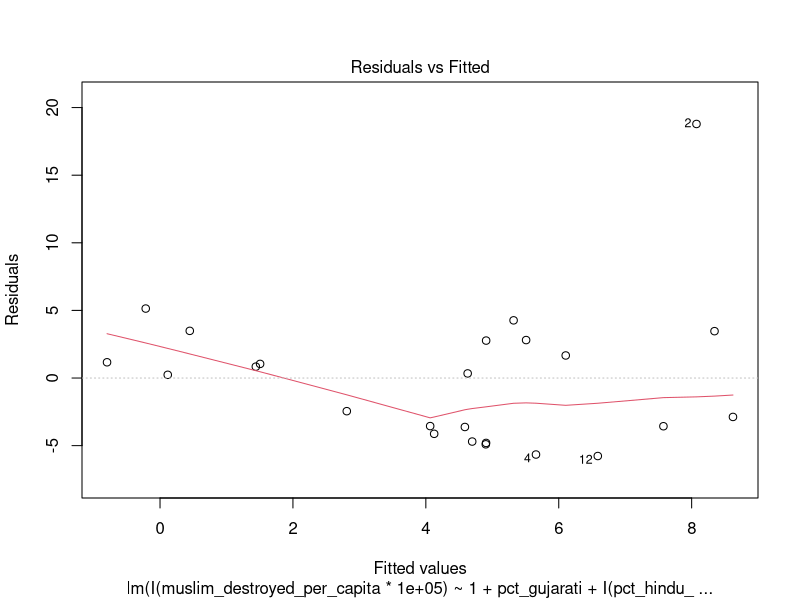
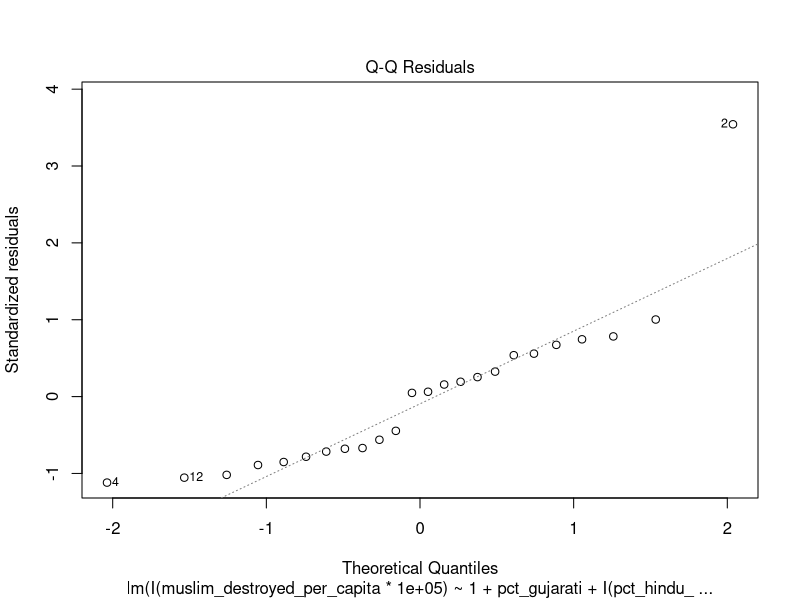
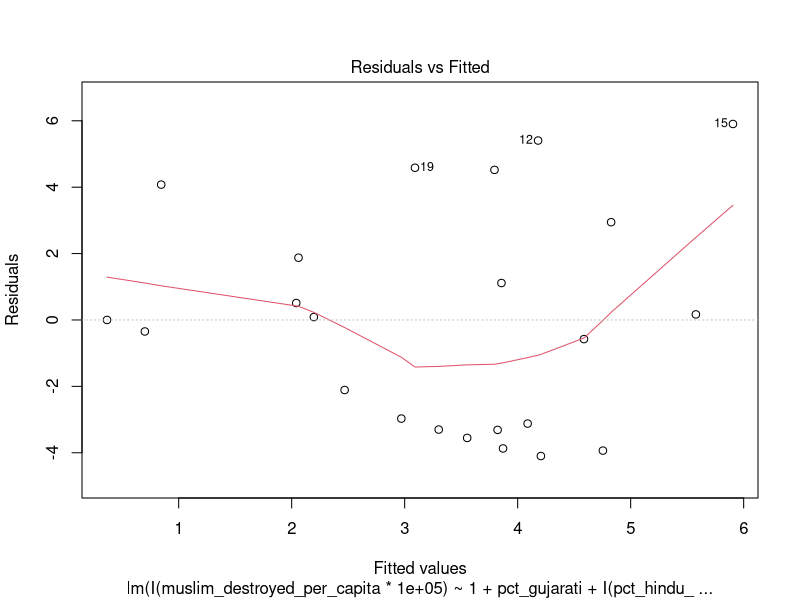
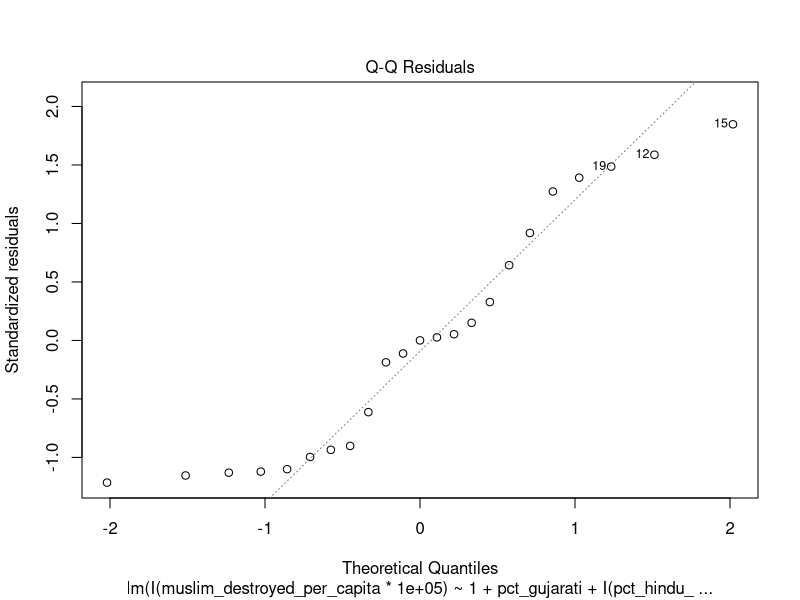
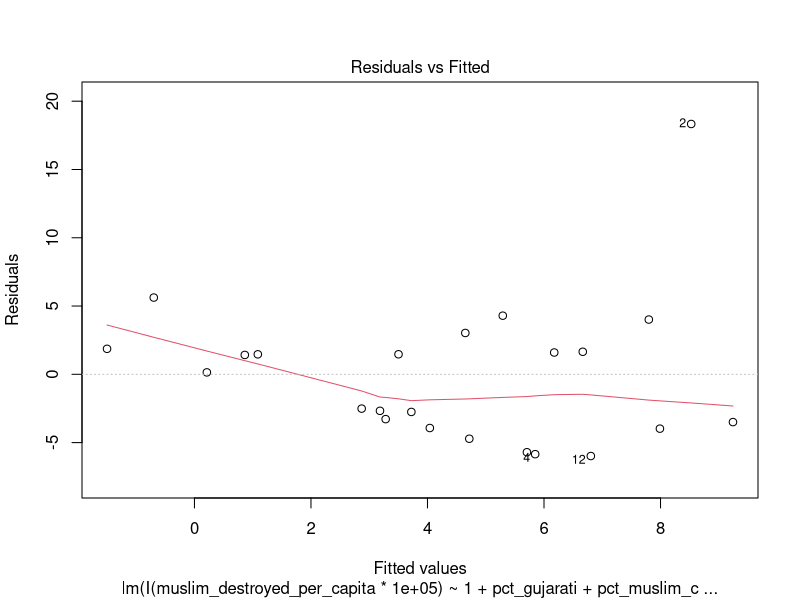
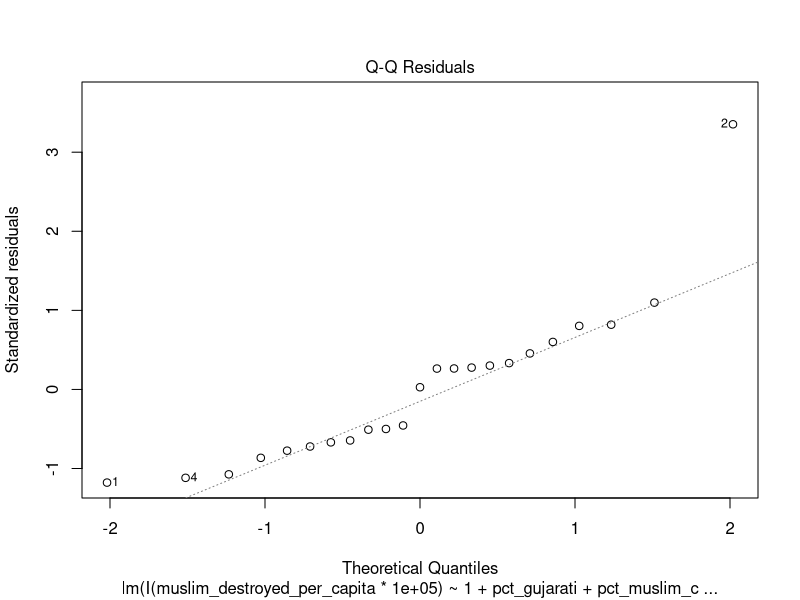
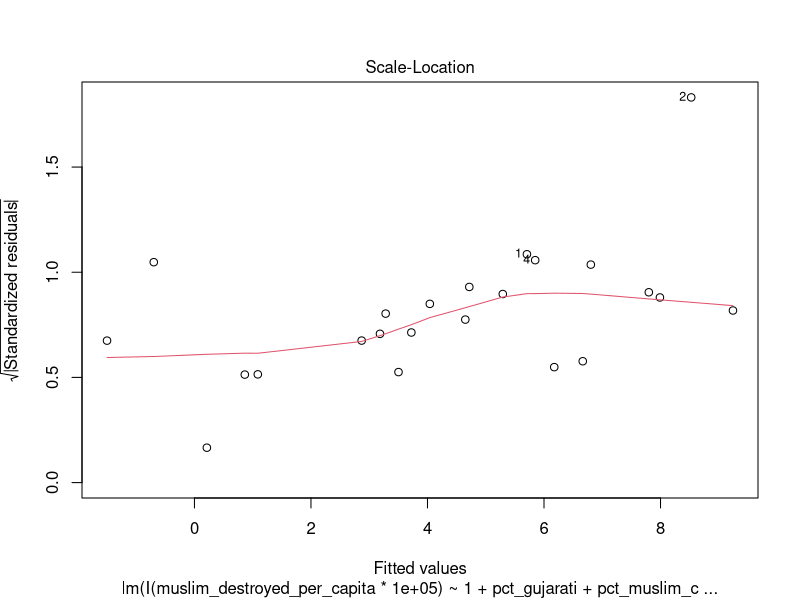
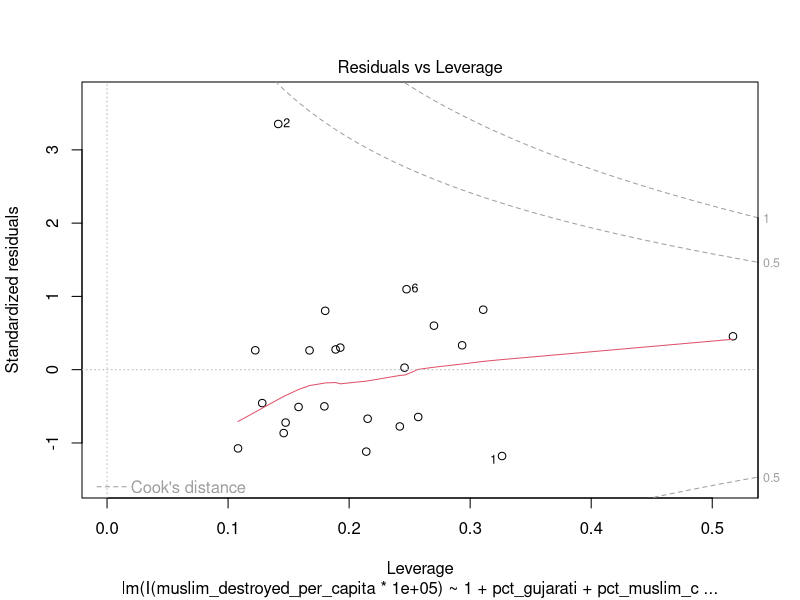

These figures' R source, in order:
## ---- chunk 1

knitr::opts_chunk$set(echo = TRUE)

library(tidyr)

library(dplyr)

library(readxl)

library(ggplot2)

library(broom)

library(readr)

## ---- chunk 2

language <- read_excel("language_mother_tounge_city.xls") %>%

  select(-...9, -...10, -...12, -...13, -...15, -...16)

language <- language[-1, ]

colnames(language) <- language[1, ]

language <- language[-1, ] %>%

  drop_na() %>%

  filter(grepl("000$", MOTHER)) %>%

  group_by(TOWN) %>%

  mutate(TOWN    = as.numeric(TOWN),

         TOTAL   = as.numeric(TOTAL),

         PERCENT = round(TOTAL / sum(TOTAL) * 100, 5))

## ---- chunk 3

towns <- read_excel("town_directory.xls") %>%

  select(DIST_CODE, THSIL_CODE, TOWN_CODE, TOWN_NAME, CLASS, C_STATUS, AREA, POP_2001, DENSITY) %>%

  rename(TOWN = TOWN_CODE) %>%

  drop_na() %>%

  mutate(TOWN     = as.numeric(TOWN),

         AREA     = as.numeric(AREA),

         POP_2001 = as.numeric(POP_2001),

         DENSITY  = as.numeric(DENSITY))

## ---- chunk 4

raw <- read_excel("religion_town.xls", col_names = FALSE, skip = 4)

colnames(raw) <- c(

  "table_name", "state_code", "dist_code", "tehsil_code", "town_code", "area_name",

  "total_rural_urban",

  "total_persons", "total_males", "total_females",

  "hindu_persons", "hindu_males", "hindu_females",

  "muslim_persons", "muslim_males", "muslim_females",

  "christian_persons", "christian_males", "christian_females",

  "sikh_persons", "sikh_males", "sikh_females",

  "buddhist_persons", "buddhist_males", "buddhist_females",

  "jain_persons", "jain_males", "jain_females",

  "other_religion_persons", "other_religion_males", "other_religion_females",

  "religion_not_stated_persons", "religion_not_stated_males", "religion_not_stated_females"

)

religion_clean <- raw %>%

  filter(!is.na(area_name), area_name != "") %>%

  filter(!total_persons %in% c("1", "Persons")) %>%

  mutate(across(c(dist_code, state_code, tehsil_code, town_code), as.numeric)) %>%

  filter(dist_code != 0 & town_code != 0) %>%

  mutate(across(total_persons:religion_not_stated_females, as.numeric))

religion_district <- raw %>%

  filter(!is.na(area_name), area_name != "") %>%

  filter(!total_persons %in% c("1", "Persons")) %>%

  mutate(across(c(dist_code, state_code, tehsil_code, town_code), as.numeric)) %>%

  filter(dist_code %in% c(5, 23, 26) & town_code == 0 & tehsil_code == 0) %>%

  mutate(across(total_persons:religion_not_stated_females, as.numeric))

## ---- chunk 5

riots <- read.csv("communal_riots_table.csv") %>%

  mutate(across(everything(), ~replace_na(., 0))) %>%

  mutate(dist_code = case_when(

    District %in% c("A'bad City",    "A'bad Rural")                        ~ 7,

    District %in% c("Vadodara City", "Vadodara Rural", "Westpol Vadodara") ~ 19,

    District %in% c("Surat City",    "Surat Rural")                        ~ 18,

    District %in% c("Rajkot City",   "Rajkot Rural")                       ~ 22,

    District == "Anand"         ~ 2,

    District == "Godhra"        ~ 16,

    District == "Sabarkantha"   ~ 23,

    District == "Kheda"         ~ 10,

    District == "Mehsana"       ~ 13,

    District == "Banaskantha"   ~ 4,

    District == "Bharuch"       ~ 5,

    District == "Gandhinagar"   ~ 6,

    District == "Amreli"        ~ 1,

    District == "Junagadh"      ~ 9,

    District == "Dahod"         ~ 8,

    District == "Narmada"       ~ 14,

    District == "Patan"         ~ 17,

    District == "Ahwa-Dang"     ~ 26,

    District == "Jamnagar"      ~ 11,

    District == "Navsari"       ~ 15,

    District == "Porbandar"     ~ 20,

    District == "Valsad"        ~ 25,

    District == "Surendranagar" ~ 24,

    District == "Bhavnagar"     ~ 3,

    District == "Kutch-Bhuj"    ~ 12,

    TRUE ~ NA_real_

  )) %>%

  filter(!is.na(dist_code)) %>%

  mutate(District = case_when(

    dist_code == 7  ~ "Ahmedabad",

    dist_code == 19 ~ "Vadodara",

    dist_code == 18 ~ "Surat",

    dist_code == 22 ~ "Rajkot",

    TRUE ~ District

  )) %>%

  filter(Sr_No != "Total") %>%

  group_by(dist_code, District) %>%

  summarise(

    Dargah       = sum(Dargah,       na.rm = TRUE),

    Masjid       = sum(Masjid,       na.rm = TRUE),

    Madresa      = sum(Madresa,      na.rm = TRUE),

    Temple       = sum(Temple,       na.rm = TRUE),

    Church       = sum(Church,       na.rm = TRUE),

    Total        = sum(Total,        na.rm = TRUE),

    Repaired     = sum(Repaired,     na.rm = TRUE),

    Not_Repaired = sum(Not_Repaired, na.rm = TRUE),

    .groups = "drop"

  )

## ---- chunk 6

combined <- religion_clean %>%

  inner_join(language, by = c("town_code" = "TOWN")) %>%

  inner_join(towns,   by = c("town_code" = "TOWN"))

clean_combine <- combined %>%

  select(table_name, area_name, town_code, state_code, dist_code,

         total_persons, hindu_persons, muslim_persons, christian_persons,

         sikh_persons, jain_persons, buddhist_persons, other_religion_persons,

         `MOTHER TONGUE`, PERCENT, AREA, DENSITY) %>%

  group_by(town_code) %>%

  mutate(pop_per_person = total_persons / AREA,

         total_persons  = as.numeric(total_persons),

         hindu_persons  = as.numeric(hindu_persons),

         muslim_persons = as.numeric(muslim_persons)) %>%

  drop_na()

missing_districts <- religion_district %>%

  select(table_name, area_name, town_code, state_code, dist_code,

         total_persons, hindu_persons, muslim_persons, christian_persons,

         sikh_persons, jain_persons, buddhist_persons, other_religion_persons) %>%

  mutate(

    `MOTHER TONGUE` = "5 GUJARATI",

    PERCENT         = NA_real_,

    AREA            = NA_real_,

    DENSITY         = NA_real_,

    pop_per_person  = NA_real_,

    total_persons   = as.numeric(total_persons),

    hindu_persons   = as.numeric(hindu_persons),

    muslim_persons  = as.numeric(muslim_persons)

  )

clean_combine <- bind_rows(clean_combine, missing_districts)

## ---- chunk 7

housing <- read.csv("gujarat_housing_composition.csv", header = FALSE, check.names = FALSE) %>%

  slice(6:n()) %>%

  select(1:13) %>%

  rename(

    table_name        = V1,

    state_code        = V2,

    dist_code         = V3,

    tehsil_city_code  = V4,

    area_name         = V5,

    total_rural_urban = V6,

    total_total       = V7,

    total_good        = V8,

    total_livable     = V9,

    total_dilapidated = V10,

    residence_total   = V11,

    residence_good    = V12,

    residence_livable = V13

  ) %>%

  mutate(across(c(total_total, total_good, total_livable, total_dilapidated,

                  residence_total, residence_good, residence_livable),

                ~as.numeric(gsub(",", "", .)))) %>%

  mutate(state_code       = as.numeric(state_code),

         dist_code        = as.numeric(dist_code),

         tehsil_city_code = as.numeric(tehsil_city_code)) %>%

  filter(!is.na(dist_code), dist_code != 0) %>%

  filter(trimws(total_rural_urban) == "Total") %>%

  filter(grepl("District", area_name) & !grepl("City", area_name)) %>%

  select(dist_code, total_total, total_good, total_livable, total_dilapidated,

         residence_total, residence_good, residence_livable) %>%

  mutate(pct_dilapidated = total_dilapidated / total_total * 100)

## ---- chunk 8

final <- clean_combine %>%

  left_join(riots, by = "dist_code") %>%

  mutate(total_muslim_destroyed = Dargah + Masjid + Madresa)

## ---- chunk 9

summary_df <- final %>%

  filter(`MOTHER TONGUE` == "5 GUJARATI") %>%

  group_by(dist_code, District) %>%

  summarize(

    pct_gujarati           = mean(PERCENT,                na.rm = TRUE),

    total_muslim_destroyed = mean(total_muslim_destroyed, na.rm = TRUE),

    pct_hindu_minus_muslim = mean((hindu_persons - muslim_persons) /

                                    total_persons * 100,  na.rm = TRUE),

    total_persons          = sum(total_persons,           na.rm = TRUE),

    .groups = "drop"

  )

## ---- chunk 10

summary_df <- summary_df %>%

  mutate(

    District = case_when(

      dist_code == 5  ~ "Bharuch",

      dist_code == 23 ~ "Sabarkantha",

      dist_code == 26 ~ "Ahwa-Dang",

      TRUE ~ District

    ),

    total_muslim_destroyed = case_when(

      dist_code == 5  ~ 7,

      dist_code == 23 ~ 82,

      dist_code == 26 ~ 0,

      TRUE ~ total_muslim_destroyed

    ),

    pct_gujarati = case_when(

      dist_code == 5  ~ 84.97,

      dist_code == 23 ~ 97.85,

      TRUE ~ pct_gujarati

    ),

    total_persons = case_when(

      dist_code == 5  ~ 1370104,

      dist_code == 23 ~ 2083416,

      dist_code == 26 ~ 186712,

      TRUE ~ total_persons

    )

  )

## ---- chunk 11

new_final <- summary_df %>%

  left_join(housing, by = "dist_code") %>%

  filter(dist_code != 21)

## ---- chunk 12

new_final <- new_final %>%

  mutate(

    muslim_destroyed_per_capita    = total_muslim_destroyed / total_persons,

    good_housing_per_capita        = total_good             / total_persons,

    livable_housing_per_capita     = total_livable          / total_persons,

    dilapidated_housing_per_capita = total_dilapidated      / total_persons,

    pct_dilapidated                = total_dilapidated      / total_total   * 100

  )

## ---- chunk 13

regression <- lm(I(muslim_destroyed_per_capita * 100000) ~ 1 + pct_gujarati +

                   I(pct_hindu_minus_muslim ^ 2) + good_housing_per_capita,

                 data = new_final)

summary(regression)

plot(regression, which = 1:2)

## ---- chunk 14

new_final_no2 <- new_final %>%

  filter(dist_code != 2)

regression_no2 <- lm(I(muslim_destroyed_per_capita * 100000) ~ 1 + pct_gujarati +

                   I(pct_hindu_minus_muslim ^ 2) + good_housing_per_capita,

                 data = new_final_no2)

summary(regression_no2)

plot(regression_no2, which = 1:2)

## ---- chunk 15

regression <- lm(I(muslim_destroyed_per_capita * 100000) ~ 1 + pct_gujarati,

                 data = new_final)

summary(regression)

regression <- lm(I(muslim_destroyed_per_capita * 100000) ~ 1 + pct_gujarati +

                   I(pct_hindu_minus_muslim ^ 2),

                 data = new_final)

summary(regression)

regression <- lm(I(muslim_destroyed_per_capita * 100000) ~ 1 + pct_gujarati +

                   I(pct_hindu_minus_muslim ^ 2) + good_housing_per_capita,

                 data = new_final)

summary(regression)

## ---- chunk 16

raw_1991 <- read_excel("1991_gujarat_religion.xlsx", col_names = FALSE, sheet = "C09T")

colnames(raw_1991) <- c(

  "table", "state_code", "district_code", "name", "area_type",

  "total_pop", "total_male", "total_female",

  "hindu", "hindu_male", "hindu_female",

  "muslim", "muslim_male", "muslim_female",

  "christian", "christian_male", "christian_female",

  "sikh", "sikh_male", "sikh_female",

  "buddhist", "buddhist_male", "buddhist_female",

  "jain", "jain_male", "jain_female",

  "other_religion", "other_male", "other_female",

  "religion_not_stated", "not_stated_male", "not_stated_female"

)

gujarat_props <- raw_1991 %>%

  filter(state_code == "07", district_code != "00", area_type == "Total") %>%

  mutate(

    district_name = gsub("^District-", "", name) %>% trimws(),

    across(c(total_pop, hindu, muslim, christian, sikh,

             buddhist, jain, other_religion, religion_not_stated), as.numeric)

  ) %>%

  select(state_code, district_code, district_name, total_pop,

         hindu, muslim, christian, sikh, buddhist, jain,

         other_religion, religion_not_stated) %>%

  mutate(

    prop_hindu          = hindu            / total_pop,

    prop_muslim         = muslim           / total_pop,

    prop_christian      = christian        / total_pop,

    prop_sikh           = sikh             / total_pop,

    prop_buddhist       = buddhist         / total_pop,

    prop_jain           = jain             / total_pop,

    prop_other_religion = other_religion   / total_pop,

    prop_not_stated     = religion_not_stated / total_pop

  )

gujarat_religion_proportions <- gujarat_props %>%

  select(district_code, district_name, total_pop, starts_with("prop_"))

print(gujarat_religion_proportions, n = Inf)

## ---- chunk 17

districts_1991_urban <- raw_1991 %>%

  filter(state_code == "07", district_code != "00", area_type == "Urban") %>%

  mutate(

    district_name = gsub("^District-", "", name) %>% trimws(),

    across(c(total_pop, muslim), as.numeric)

  ) %>%

  select(district_name, muslim_1991 = muslim, total_pop_1991 = total_pop) %>%

  mutate(pct_muslim_1991 = muslim_1991 / total_pop_1991 * 100)

dist_code_to_name <- c(

  "1"  = "Amreli",       "2"  = "Anand",        "3"  = "Bhavnagar",

  "4"  = "Banas Kantha", "5"  = "Bharuch",       "6"  = "Gandhinagar",

  "7"  = "Ahmadabad",    "8"  = "Dahod",         "9"  = "Junagadh",

  "10" = "Kheda",        "11" = "Jamnagar",      "12" = "Kachchh",

  "13" = "Mahesana",     "14" = "Narmada",       "15" = "Navsari",

  "16" = "Panch Mahals", "17" = "Patan",         "18" = "Surat",

  "19" = "Vadodara",     "20" = "Porbandar",     "21" = "Rajkot",

  "22" = "Sabar Kantha", "23" = "Surendranagar", "24" = "Valsad",

  "25" = "The Dangs"

)

districts_2001_urban <- religion_clean %>%

  group_by(dist_code) %>%

  summarise(

    muslim_2001    = sum(muslim_persons, na.rm = TRUE),

    total_pop_2001 = sum(total_persons,  na.rm = TRUE),

    .groups = "drop"

  ) %>%

  mutate(district_name = dist_code_to_name[as.character(dist_code)]) %>%

  filter(!is.na(district_name)) %>%

  mutate(district_name = case_when(

    district_name == "Anand"     ~ "Kheda",

    district_name == "Dahod"     ~ "Panch Mahals",

    district_name == "Narmada"   ~ "Bharuch",

    district_name == "Navsari"   ~ "Valsad",

    district_name == "Porbandar" ~ "Junagadh",

    district_name == "Patan"     ~ "Banas Kantha",

    TRUE ~ district_name

  )) %>%

  group_by(district_name) %>%

  summarise(

    muslim_2001    = sum(muslim_2001,    na.rm = TRUE),

    total_pop_2001 = sum(total_pop_2001, na.rm = TRUE),

    .groups = "drop"

  ) %>%

  mutate(pct_muslim_2001 = muslim_2001 / total_pop_2001 * 100)

comparison <- districts_1991_urban %>%

  inner_join(districts_2001_urban, by = "district_name") %>%

  mutate(pct_muslim_change = pct_muslim_2001 - pct_muslim_1991) %>%

  select(district_name, pct_muslim_1991, pct_muslim_2001, pct_muslim_change,

         muslim_1991, muslim_2001, total_pop_1991, total_pop_2001)

print(comparison)

## ---- chunk 18

name_to_code_1991 <- c(

  "Amreli"        = 1,  "Bhavnagar"     = 3,  "Banas Kantha"  = 4,

  "Bharuch"       = 5,  "Gandhinagar"   = 6,  "Ahmadabad"     = 7,

  "Junagadh"      = 9,  "Kheda"         = 10, "Jamnagar"      = 11,

  "Kachchh"       = 12, "Mahesana"      = 13, "Panch Mahals"  = 16,

  "Surat"         = 18, "Vadodara"      = 19, "Rajkot"        = 21,

  "Sabar Kantha"  = 22, "Surendranagar" = 24, "Valsad"        = 25,

  "The Dangs"     = 26

)

parent_code <- c(

  "1"  = 1,  "2"  = 10, "3"  = 3,  "4"  = 4,  "5"  = 5,

  "6"  = 6,  "7"  = 7,  "8"  = 16, "9"  = 9,  "10" = 10,

  "11" = 11, "12" = 12, "13" = 13, "14" = 5,  "15" = 25,

  "16" = 16, "17" = 4,  "18" = 18, "19" = 19, "20" = 9,

  "21" = 21, "22" = 22, "23" = 24, "24" = 25, "25" = 26, "26" = 26

)

comparison_coded <- comparison %>%

  mutate(

    pct_muslim_change = pct_muslim_2001 - pct_muslim_1991,

    dist_code_1991    = name_to_code_1991[district_name]

  ) %>%

  filter(!is.na(dist_code_1991)) %>%

  select(dist_code_1991, pct_muslim_change, pct_muslim_1991, pct_muslim_2001)

all_2001_codes <- tibble(

  dist_code      = as.integer(names(parent_code)),

  dist_code_1991 = as.integer(parent_code)

)

comparison_expanded <- all_2001_codes %>%

  left_join(comparison_coded, by = "dist_code_1991") %>%

  select(dist_code, pct_muslim_change, pct_muslim_1991, pct_muslim_2001)

new_final <- new_final %>%

  left_join(comparison_expanded, by = "dist_code")

# Verify no NAs

new_final %>%

  select(dist_code, District, pct_muslim_change) %>%

  filter(is.na(pct_muslim_change))

## ---- chunk 19

mean(new_final$pct_muslim_change, na.rm = TRUE)

new_final %>%

  summarise(

    weighted_change = weighted.mean(pct_muslim_change, total_persons, na.rm = TRUE)

  )

new_final %>%

  select(District, pct_muslim_1991, pct_muslim_2001, pct_muslim_change) %>%

  arrange(pct_muslim_change) %>%

  print(n = Inf)

## ---- chunk 20

regression <- lm(I(muslim_destroyed_per_capita * 100000) ~ 1 + pct_gujarati,

                 data = new_final)

summary(regression)

regression <- lm(I(muslim_destroyed_per_capita * 100000) ~ 1 + pct_muslim_change,

                 data = new_final)

summary(regression)

regression <- lm(I(muslim_destroyed_per_capita * 100000) ~ 1 + pct_gujarati + pct_muslim_change,

                 data = new_final)

summary(regression)

## ---- chunk 21

regression <- lm(I(muslim_destroyed_per_capita * 100000) ~ 1 + pct_gujarati + I(pct_hindu_minus_muslim ^ 2)+ good_housing_per_capita,

                 data = new_final)

summary(regression)

regression <- lm(I(muslim_destroyed_per_capita * 100000) ~ 1 + pct_muslim_change + I(pct_hindu_minus_muslim ^ 2)+ good_housing_per_capita,

                 data = new_final)

summary(regression)

regression <- lm(I(muslim_destroyed_per_capita * 100000) ~ 1 + pct_gujarati + pct_muslim_change + I(pct_hindu_minus_muslim ^ 2),

                 data = new_final)

summary(regression)

regression <- lm(I(muslim_destroyed_per_capita * 100000) ~ 1 + pct_gujarati + pct_muslim_change + good_housing_per_capita,

                 data = new_final)

summary(regression)

regression <- lm(I(muslim_destroyed_per_capita * 100000) ~ 1 + pct_gujarati + pct_muslim_change + I(pct_hindu_minus_muslim ^ 2)+ good_housing_per_capita,

                 data = new_final)

summary(regression)

## ---- chunk 22

regression <- lm(I(muslim_destroyed_per_capita * 100000) ~ 1 + pct_gujarati + pct_muslim_change + I(pct_hindu_minus_muslim ^ 2)+ good_housing_per_capita,

                 data = new_final)

summary(regression)

plot(regression)

cooks.distance(regression)

plot(cooks.distance(regression))

## ---- chunk 23

new_final_02 <- new_final %>%

  filter(dist_code != 2)

regression <- lm(I(muslim_destroyed_per_capita * 100000) ~ 1 + pct_gujarati,

                 data = new_final_02)

summary(regression)

regression <- lm(I(muslim_destroyed_per_capita * 100000) ~ 1 + pct_muslim_change,

                 data = new_final_02)

summary(regression)

regression <- lm(I(muslim_destroyed_per_capita * 100000) ~ 1 + pct_gujarati + pct_muslim_change,

                 data = new_final_02)

summary(regression)

regression <- lm(I(muslim_destroyed_per_capita * 100000) ~ 1 + pct_gujarati + I(pct_hindu_minus_muslim ^ 2)+ good_housing_per_capita,

                 data = new_final_02)

summary(regression)

regression <- lm(I(muslim_destroyed_per_capita * 100000) ~ 1 + pct_muslim_change + I(pct_hindu_minus_muslim ^ 2)+ good_housing_per_capita,

                 data = new_final_02)

summary(regression)

regression <- lm(I(muslim_destroyed_per_capita * 100000) ~ 1 + pct_gujarati + pct_muslim_change + I(pct_hindu_minus_muslim ^ 2),

                 data = new_final_02)

summary(regression)

regression <- lm(I(muslim_destroyed_per_capita * 100000) ~ 1 + pct_gujarati + pct_muslim_change + good_housing_per_capita,

                 data = new_final_02)

summary(regression)

regression <- lm(I(muslim_destroyed_per_capita * 100000) ~ 1 + pct_gujarati + pct_muslim_change + I(pct_hindu_minus_muslim ^ 2)+ good_housing_per_capita,

                 data = new_final_02)

summary(regression)
